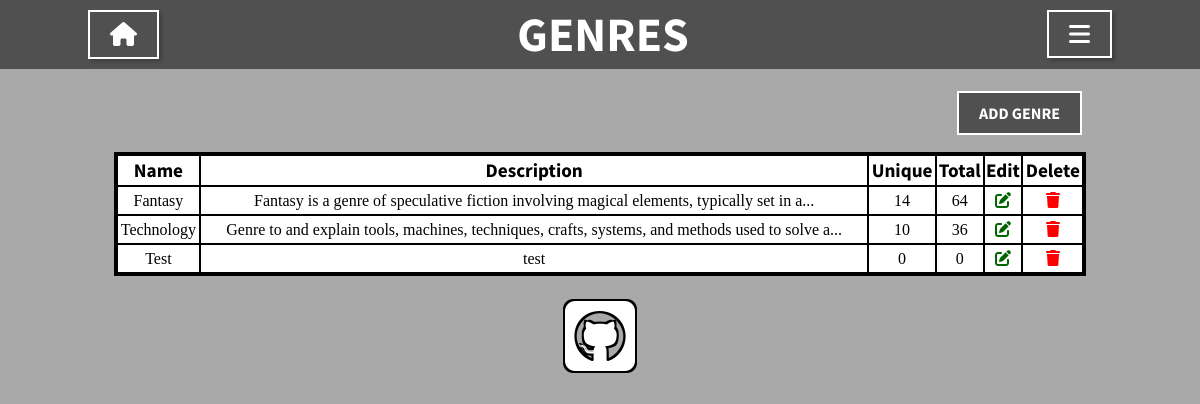
The page /genres/ on the database its author committed.
### library_app/models/genre.py (models this page shows, shortened)
class Genre(db.Model):
    id = db.Column(db.Integer, primary_key=True)
    name = db.Column(db.String(20), unique=True, nullable=False)
    description = db.Column(db.String(255), nullable=False)
    books = db.relationship('Book', cascade="all,delete",
                            backref='genre', lazy=True)
    def to_dict(self):
        return {
            'name': self.name,
            'description': self.description,
            'unique_books': len(self.books),
            'total_copies': sum([book.copies for book in self.books])
        }

### library_app/views/genres.py (the view)
@genres.route('/')
def genres_page():
    title = 'Genres'
    genres_list = genre_service.get_all_genres()
    if genres_list == 'Error':
        genres_list = None
    return render_template('genres.html', genres_list=genres_list, title=title)

### library_app/service/genre_service.py (called while the page is built)
def get_all_genres():
    genres = Genre.query.all()
    if genres:
        return [genre.to_dict() for genre in genres]
    return 'Error'

### library_app/templates/genres.html
{% extends 'base.html' %}
{% block content %}
        <div class="controls">
            <div class="form_buttons">
                <a href="{{ url_for('genres.add_genre') }}" class="button">Add Genre</a>
            </div>
        </div>
        {% if genres_list %}
            <table>
                <tr>
                    <th>Name</th>
                    <th>Description</th>
                    <th>Unique</th>
                    <th>Total</th>
                    <th>Edit</th>
                    <th>Delete</th>
                </tr>
                {% for genre in genres_list %}
                <tr>
                    <td>{{ genre.name | title }}</td>
                    <td>{{ genre.description | truncate(length=100, end='...')}}</td>
                    <td>{{ genre.unique_books }}</td>
                    <td>{{ genre.total_copies }}</td>
                    <td><a href="{{ url_for('genres.update_genre', genre_name=genre.name) }}"><i style="color: darkgreen" class="fas fa-edit"></i></a></td>
                    <td><a href="{{ url_for('genres.delete_genre', genre_name=genre.name) }}"><i style="color: red" class="fas fa-trash"></i></a></td>
                </tr>
                {% endfor %}
            </table>
        {% endif %}
{% endblock %}

### library_app/static/css/styles.css (style rules this page uses)
body { background-color: darkgrey; background-repeat: no-repeat; background-position: center top; }
a { color: white; text-decoration: none; font-family: 'Source Sans Pro', sans-serif; font-weight: 700; }
a i { color: black; }
.controls { display: flex; justify-content: flex-end; padding-bottom: 30px; }
.form_buttons { padding-top: 15px; padding-right: 30px; }
.button { background-color: #505050; padding: 10px 20px; border: 2px solid white; text-transform: uppercase; }
table { background-color: white; border-collapse: collapse; border: 4px solid black; table-layout: auto; width: 95%; margin: 0 auto; }
th { font-family: 'Source Sans Pro', sans-serif; font-weight: 700; font-size: 1.2rem; }
td { font-family: "Times New Roman", Times, serif; font-size: 1rem; }
td a { color: black; font-family: "Times New Roman", Times, serif; font-weight: 300; font-size: 1rem; }
th,td { border: 2px solid black; padding: 5px 0; }

### rows shown on the page
Genre: name "Fantasy", description "Fantasy is a genre of speculative fiction involving magical elements, typically set in a...", unique_books "14", total_copies "64"
Genre: name "Technology", description "Genre to and explain tools, machines, techniques, crafts, systems, and methods used to solve a...", unique_books "10", total_copies "36"
Genre: name "Test", description "test", unique_books "0", total_copies "0"

### other values the page prints
{{ title }} "GENRES"
